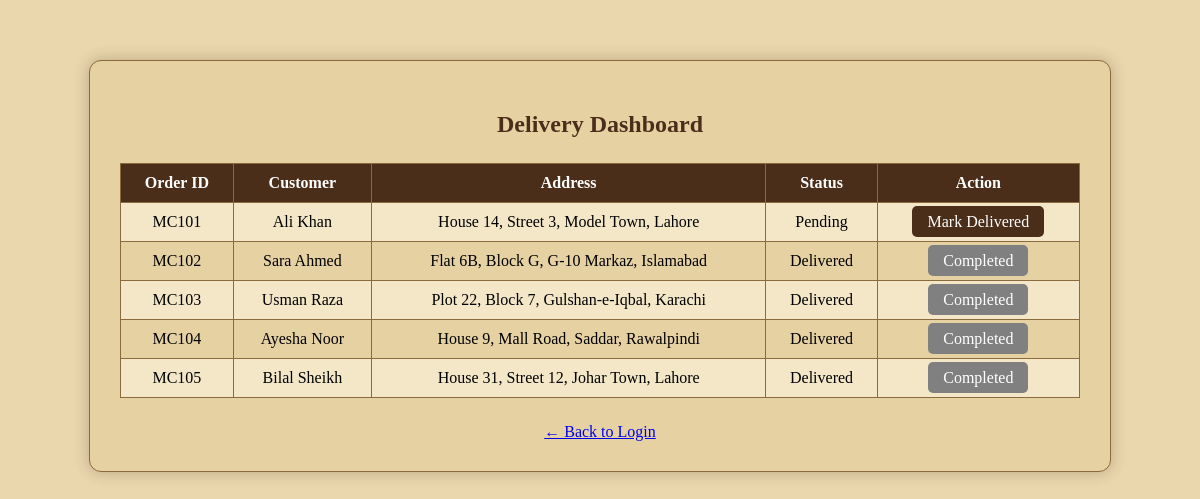
Page /php_code/delivery_dashboard.php on the committed database.
### tables this page shows
CREATE TABLE `delivery_orders` (
  `order_id` varchar(10) NOT NULL,
  `customer_name` varchar(100) DEFAULT NULL,
  `address` varchar(100) DEFAULT NULL,
  `status` varchar(20) DEFAULT NULL
);

### php_code/delivery_dashboard.php (the view, shortened to what this page needs)
<html>
<head>
</head>
<body>
<div class="container">
<h2>Delivery Dashboard</h2>
<table>
<tr>
    <th>Order ID</th>
    <th>Customer</th>
    <th>Address</th>
    <th>Status</th>
    <th>Action</th>
</tr>
<?php
$query = "SELECT * FROM delivery_orders";
$result = mysqli_query($conn, $query);
if (mysqli_num_rows($result) > 0) {
    while ($row = mysqli_fetch_assoc($result)) {
        echo "<tr>";
        echo "<td>{$row['order_id']}</td>";
        echo "<td>{$row['customer_name']}</td>";
        echo "<td>{$row['address']}</td>";
        echo "<td>{$row['status']}</td>";
        if ($row['status'] === 'Pending') {
            echo "<td><a class='btn' href='delivery_dashboard.php?deliver={$row['order_id']}'>Mark Delivered</a></td>";
        } else {
            echo "<td><a class='btn disabled'>Completed</a></td>";
        }
        echo "</tr>";
    }
} else {
    echo "<tr><td colspan='5'>No delivery orders found</td></tr>";
}
?>
</table>
<div class="back">
    <a href="login.html">← Back to Login</a>
</div>
</div>
</body>
</html>

### php_code/delivery_dashboard.php (style rules this page uses)
body { font-family: Georgia, serif; background-color: #EAD7AE; margin: 0; padding: 0; }
.container { width: 80%; margin: 60px auto; background: #E6D1A3; border-radius: 12px; padding: 30px; box-shadow: 0 0 15px rgba(75, 46, 26, 0.3); border: 1px solid #8B6A3E; }
h2 { text-align: center; color: #4B2E1A; }
table { width: 100%; border-collapse: collapse; margin-top: 25px; }
th, td { border: 1px solid #8B6A3E; text-align: center; padding: 10px; }
th { background-color: #4B2E1A; color: white; }
tr:nth-child(even) { background-color: #F3E7C8; }
.btn { text-decoration: none; color: white; background-color: #4B2E1A; padding: 7px 15px; border-radius: 5px; }
.disabled { background-color: grey; pointer-events: none; }
.back { text-align: center; margin-top: 25px; }

### rows in the picture
delivery_orders: order_id "MC101", customer_name "Ali Khan", address "House 14, Street 3, Model Town, Lahore", status "Pending"
delivery_orders: order_id "MC102", customer_name "Sara Ahmed", address "Flat 6B, Block G, G-10 Markaz, Islamabad", status "Delivered", shows "Completed"
delivery_orders: order_id "MC103", customer_name "Usman Raza", address "Plot 22, Block 7, Gulshan-e-Iqbal, Karachi", status "Delivered", shows "Completed"
delivery_orders: order_id "MC104", customer_name "Ayesha Noor", address "House 9, Mall Road, Saddar, Rawalpindi", status "Delivered", shows "Completed"
delivery_orders: order_id "MC105", customer_name "Bilal Sheikh", address "House 31, Street 12, Johar Town, Lahore", status "Delivered", shows "Completed"
